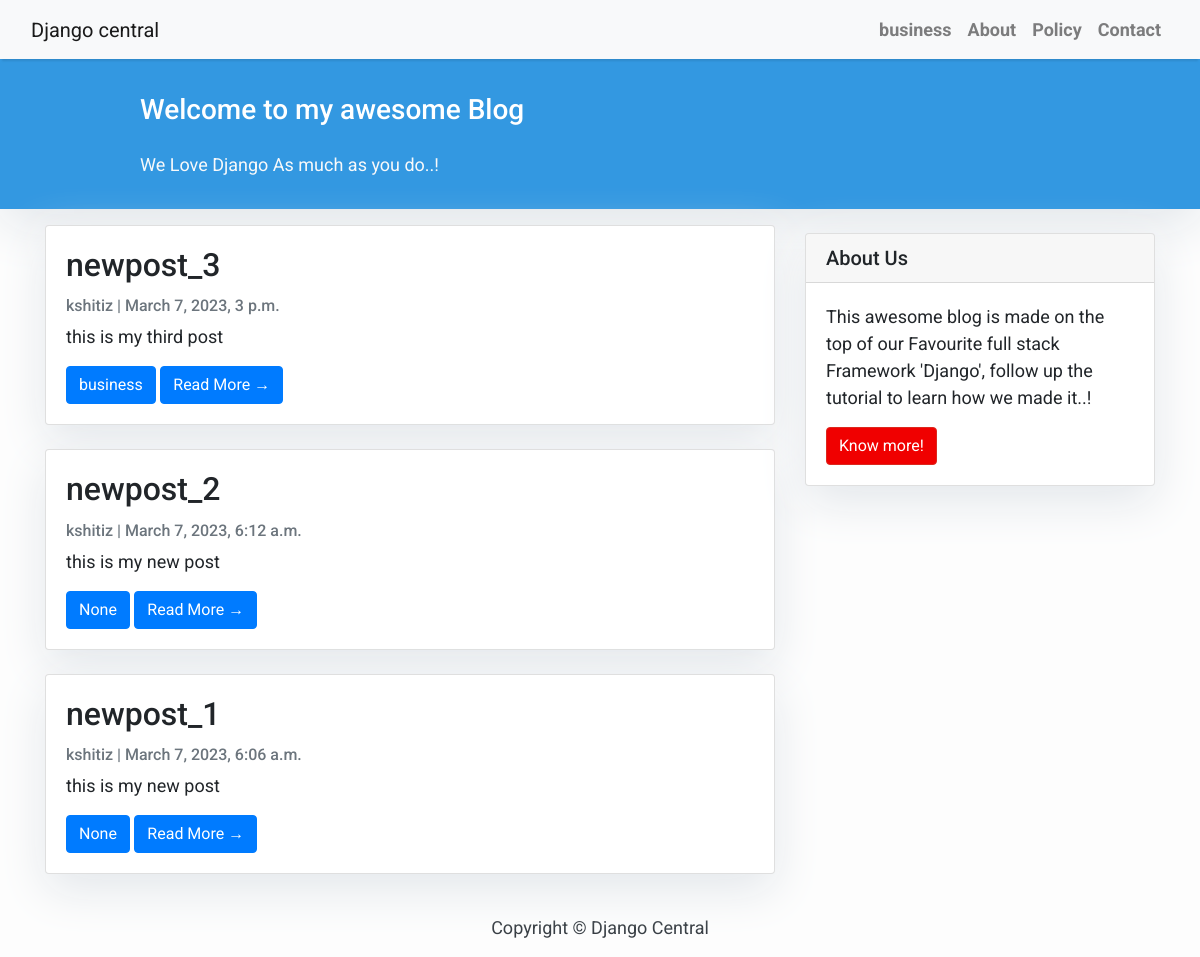
The page / on the database its author committed.
### post/models.py (models this page shows, shortened)
class Category(models.Model):
    name=models.CharField(max_length=200)
    slug=models.SlugField()
    def __str__(self):
        return self.name

class Post(models.Model):
    title=models.CharField(max_length=200,unique=True)
    image=models.ImageField(upload_to= 'uploads')
    author=models.ForeignKey(User,on_delete=models.CASCADE,related_name="blog_post")
    content=models.TextField()
    updated=models.DateTimeField(auto_now=True)
    created=models.DateTimeField(auto_now_add=True)
    status= models.IntegerField(choices=STATUS,default=0)
    category=models.ForeignKey('Category',blank=True,null=True,on_delete=models.CASCADE)
    class meta:
        ordering=['-created']

### post/views.py (the view)
# urls.py: path('', views.homepage, name='home'),
def homepage(request):
    queryset = Post.objects.filter(status=1).order_by('-created')
    cat_title= Category.objects.all()
    return render(request,'post/index.html',{'queryset':queryset,'cat_title':cat_title})

### templates/post/index.html (shortened to what this page needs)
{% extends "./base.html" %}
{% block content %}
<header class="masthead">
    <div class="container">
        <div class="row">
            <div class=" col-md-8 col-md-10 mx-auto">
                <div class="site-heading">
                    <h3 class=" site-heading my-4 mt-3 text-white"> Welcome to my awesome Blog </h3>
                    <p class="text-light">We Love Django As much as you do..! &nbsp
                    </p>
                </div>
            </div>
        </div>
    </div>
</header>
<div class="container">
    <div class="row">
        <div class="col-md-8 mt-3 left">
            {% for post in queryset %}
            <div class="card mb-4">
                <div class="card-body">
                    <h2 class="card-title">{{ post.title }}</h2>
                    <p class="card-text text-muted h6">{{ post.author }} | {{ post.created}} </p>
                    <p class="card-text">{{post.content|slice:":200" }}</p>
                    <a href="{% url 'post_category' post.category %}" class="btn btn-primary"> <p class="card-text">{{post.category}}</p></a>
                    <a href="{% url 'post_detail' post.id  %}" class="btn btn-primary">Read More &rarr;</a>
                </div>
            </div>
            {% endfor %}
        </div>
        {% block sidebar %} {% include './sidebar.html' %} {% endblock sidebar %}
    </div>
</div>
{%endblock%}

### templates/post/base.html (shortened to what this page needs)
<!DOCTYPE html>
<html>
    <head>
        <link rel="stylesheet" href="https://maxcdn.bootstrapcdn.com/bootstrap/4.0.0/css/bootstrap.min.css"
 />
    </head>
    <body>
        <nav class="navbar navbar-expand-lg navbar-light bg-light shadow" id="mainNav">
            <div class="container-fluid">
                <a class="navbar-brand" href="{% url 'home' %}">Django central</a>
                <div class="collapse navbar-collapse" id="navbarResponsive">
                    <ul class="navbar-nav ml-auto">
                        {% for cats in cat_title %}
                        <li class="nav-item text-black">
                            <a class="nav-link text-black font-weight-bold" href="{% url 'post_category' cats %}">{{cats}}</a>
                        </li>
                        {% endfor %}
                        <li class="nav-item text-black">
                            <a class="nav-link text-black font-weight-bold" href="#">About</a>
                        </li>
                        <li class="nav-item text-black">
                            <a class="nav-link text-black font-weight-bold" href="#">Policy</a>
                        </li>
                        <li class="nav-item text-black">
                            <a class="nav-link text-black font-weight-bold" href="#">Contact</a>
                        </li>
                    </ul>
                </div>
            </div>
        </nav>
        {% block content %}{% endblock content %}
        <footer class="py-3 bg-grey">
            <p class="m-0 text-dark text-center ">Copyright &copy; Django Central</p>
        </footer>
    </body>
</html>

### templates/post/sidebar.html (shortened to what this page needs)
{% block sidebar %}
<div class="col-md-4 float-right ">
<div class="card my-4">
        <h5 class="card-header">About Us</h5>
    <div class="card-body">
        <p class="card-text"> This awesome blog is made on the top of our Favourite full stack Framework 'Django', follow up the tutorial to learn how we made it..!</p>
        <a href="https://djangocentral.com/building-a-blog-application-with-django"
           class="btn btn-danger">Know more!</a>
    </div>
</div>
</div>
{% endblock sidebar %}

### templates/post/base.html (style rules this page uses)
body { font-family: "Roboto", sans-serif; font-size: 17px; background-color: #fdfdfd; }
.shadow { box-shadow: 0 4px 2px -2px rgba(0, 0, 0, 0.1); }
.btn-danger { color: #fff; background-color: #f00000; border-color: #dc281e; }
.masthead { background: #3398E1; height: auto; padding-bottom: 15px; box-shadow: 0 16px 48px #E3E7EB; padding-top: 10px; }

### templates/post/index.html (style rules this page uses)
body { font-family: "Roboto", sans-serif; font-size: 18px; background-color: #fdfdfd; }
.card { box-shadow: 0 16px 48px #E3E7EB; }

### templates/post/sidebar.html (style rules this page uses)
.card { box-shadow: 0 16px 48px #E3E7EB; }

### rows shown on the page
Category: name "business"
Post: title "newpost_3", author "kshitiz", created "March 7, 2023, 3 p.m.", content "this is my third post", category "business"
Post: title "newpost_2", author "kshitiz", created "March 7, 2023, 6:12 a.m.", content "this is my new post", category "None"
Post: title "newpost_1", author "kshitiz", created "March 7, 2023, 6:06 a.m.", content "this is my new post", category "None"
